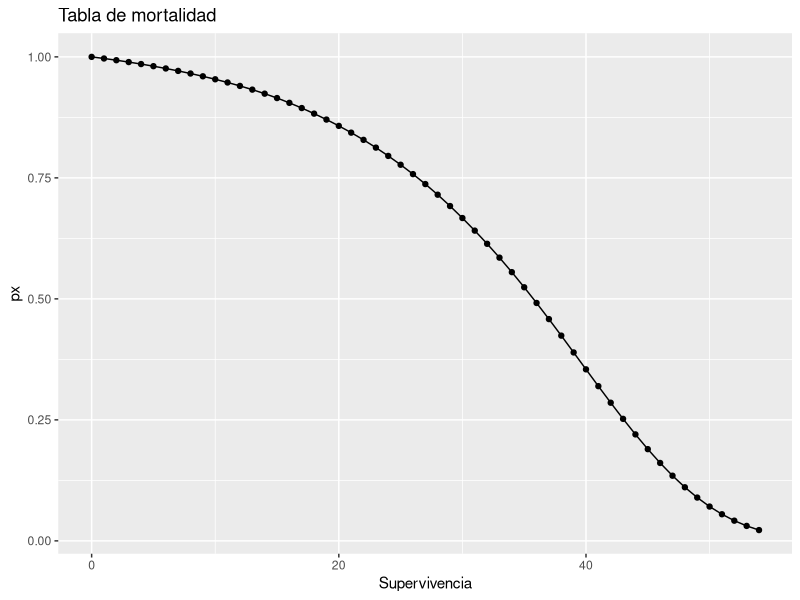
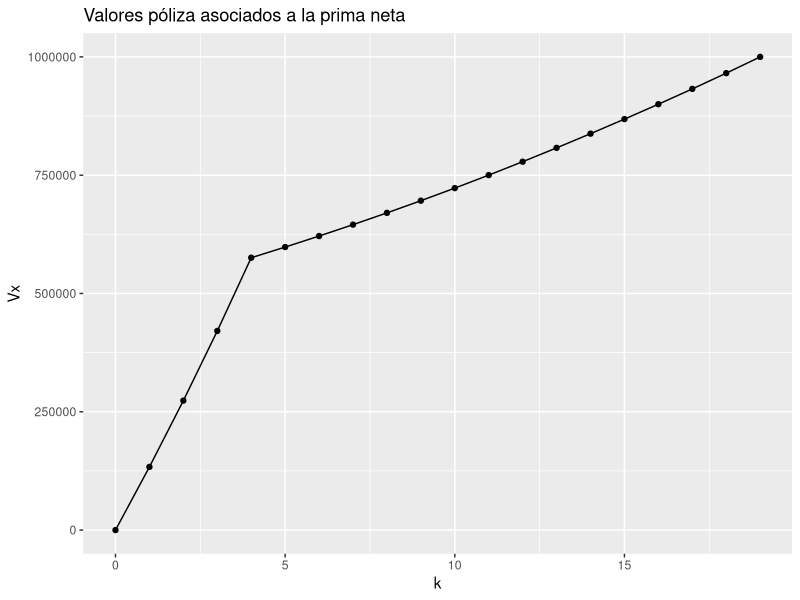
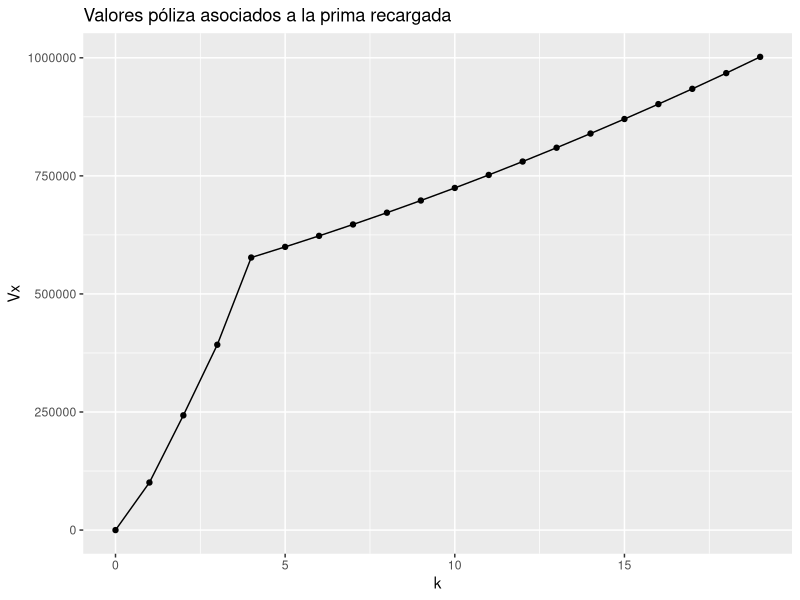
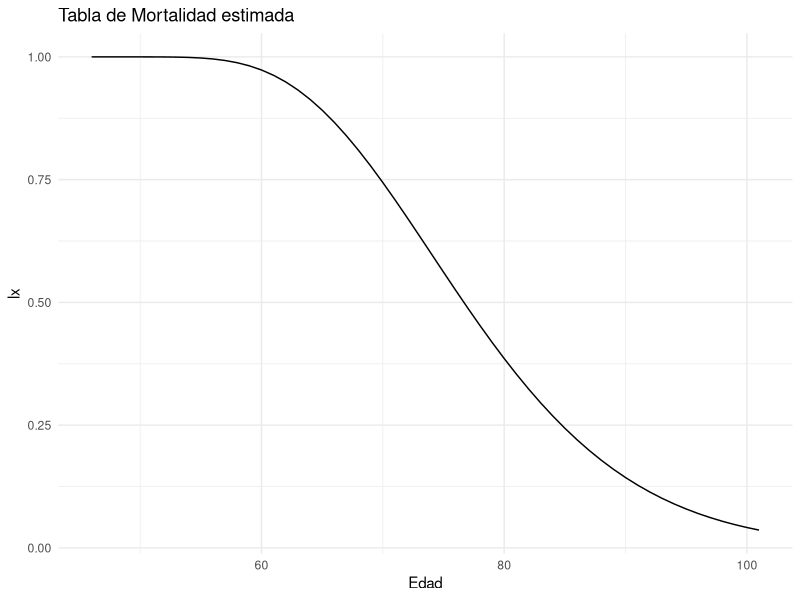

The R source for these figures, in order: (Note: this script raises an error after producing the figures.)
## ---- chunk 1
# Cargamos la libreria
library(readxl)
library(ggplot2)
library(dplyr)
library(tidyverse)

# SUPUESTOS PRINCIPALES (INPUT)
# 191654

# edad del asegurado
xEdad <- 16+30

#vigencia del seguro
n <- 19

#tasa de interes efectiva anual
itasaBase <- .05

#numero de primas anuales
mPrimas <- 4

# Sumas aseguradas
saMuerte <- 2000000
saSupervivencia <- 1000000

nCarteraAsegurados <- 100

# Leemos la tabla de mortalidad
tablaMortalidad <- read_excel("Tabla_mortalidad.xlsx")

tablaMortalidad <- tablaMortalidad |> 
  mutate(dx= c(tablaMortalidad$lx[1:(length(tablaMortalidad$lx)-1)]-tablaMortalidad$lx[2:length(tablaMortalidad$lx)],NA))

qTablaMortalidadGraf <- data.frame(px = numeric(length(tablaMortalidad$lx)-xEdad), kSuperv = numeric(length(tablaMortalidad$lx)-xEdad))


# Creamos la columna de supervivencia

for(i in (xEdad+1):length(tablaMortalidad$lx)){
  qTablaMortalidadGraf$px[i-xEdad] <- tablaMortalidad$lx[i]/tablaMortalidad$lx[xEdad+1] 
  qTablaMortalidadGraf$kSuperv[i-xEdad] <- i-xEdad-1
}


######-------------------------------------
#Regla de valores garantizados

# Hacemos función de valores garantizados

valoresGarantizados <- function(valorPoliza, kTemp){
  #Estoy tomando kTemp de referencia para indicar el año en curso anticipadamente
  if(kTemp %in% c(1,2)){
    resultado <- valorPoliza*.8
  }else if (kTemp >= 3 && kTemp <= mPrimas-1){
    resultado <- valorPoliza*.9
  } else {
    resultado <- 0
  }
  return(resultado)
}


## ---- chunk 2
              
# Graficamos la tabla de supervivencia

ggplot(qTablaMortalidadGraf, aes(x = kSuperv, y = px)) +
  geom_line() +
  geom_point() +
  labs(title = "Tabla de mortalidad", x = "Supervivencia", y = "px") 
## ---- chunk 3
# Funciones útiles para los siguientes cálculos

# Definición de más variables globales

v <- 1/(1+itasaBase)

# Cálculo de temporales

temporal <- function(edad, vigencia){
  resultado <- 0
  for (k in seq(0, vigencia-1, 1)){
    resultado <- resultado + v^(k+1)*(tablaMortalidad$dx[edad+k+1]/tablaMortalidad$lx[edad+1])
  }
  return(resultado)
}

anualidad <- function(edad, vigencia){
  resultado <- 0
  for (k in seq(0, vigencia-1, 1)){
    resultado <- resultado + v^(k)*(tablaMortalidad$lx[edad+k+1]/tablaMortalidad$lx[edad+1])
  }
  return(resultado)
}

dotal <- function(edad, vigencia){
  resultado <- v^(vigencia)*tablaMortalidad$lx[xEdad+vigencia+1]/tablaMortalidad$lx[xEdad+1]
  return(resultado)
}

valorPoliza <- function(kTemp, prima){
  resultado <- 0
  if(kTemp %in% c(1,2,3,4)){
    resultado <- (dotal(xEdad,kTemp)^(-1))*(prima*anualidad(xEdad,kTemp)-saMuerte*temporal(xEdad, kTemp))
  } 
  else if(kTemp >=5 && kTemp<=n){
    resultado <- (dotal(xEdad,kTemp)^(-1))*(prima*anualidad(xEdad,4)-saMuerte*temporal(xEdad, kTemp))}
  else{
    resultado <- 0
  }
}

valorPolizaRecargado <- function(kTemp, primaRecargada){
  resultado <- 0
  if(kTemp == 1){
    resultado <- (dotal(xEdad,kTemp)^(-1))*(-1000+.6*primaRecargada-(3000+1.003*saMuerte)*temporal(xEdad, kTemp))
  } 
  else if(kTemp %in% c(2,3)){
    resultado <- (dotal(xEdad,kTemp)^(-1))*(-1000+.6*primaRecargada+(-500+.8*primaRecargada)*(anualidad(xEdad, kTemp)-1)-(3000+1.003*saMuerte)*temporal(xEdad, kTemp))
  }
  else if(kTemp >=4 && kTemp<=n){
    resultado <- (dotal(xEdad,kTemp)^(-1))*(-1000+.6*primaRecargada+(-500+.8*primaRecargada)*(anualidad(xEdad, 3)-1)+(-100+.95*primaRecargada)*anualidad(xEdad+3, mPrimas-3)*dotal(xEdad, 3)-(3000+1.003*saMuerte)*temporal(xEdad, kTemp))
  }
  else{
    resultado <- 0
  }
  return (resultado)
}


## ---- chunk 4
# Cálculo de la prima neta

primaNeta <- (saMuerte*temporal(xEdad, n) + saSupervivencia*dotal(xEdad,n))/anualidad(xEdad, mPrimas)

## ---- chunk 5
# Cálculo de la prima recargada

primaRecargada <- ((3000+1.003*saMuerte)*temporal(xEdad, n) + (1000+1.001*saSupervivencia)*dotal(xEdad,n) + 1000 + 500*(anualidad(xEdad, 3)-1) + 100*anualidad(xEdad+3, mPrimas-3)*dotal(xEdad, 3))/(.6+.8*(anualidad(xEdad, 3)-1)+.95*anualidad(xEdad+3, mPrimas-3)*dotal(xEdad, 3))
## ---- chunk 6
# Cálculo de valores póliza asociados

# Creamos la tabla de valores póliza asociados a la prima neta

tablaValoresPolizaAsociados <- data.frame(k = numeric(n+1), Vx = numeric(n+1))

# Llenamos la tabla

for (k in seq(0, n, 1)){
  tablaValoresPolizaAsociados$Vx[k+1] <- valorPoliza(k, primaNeta)
  tablaValoresPolizaAsociados$k[k+1] <- k
}

#Mostramos la tabla

tablaValoresPolizaAsociados 


# Graficamos la tabla

ggplot(tablaValoresPolizaAsociados, aes(x = k, y = Vx)) +
  geom_line() +
  geom_point() +
  labs(title = "Valores póliza asociados a la prima neta", x = "k", y = "Vx") 

## ---- chunk 7

# Creamos la tabla de valores póliza asociados a la prima recargada

tablaValoresPolizaAsociadosRecargada <- data.frame(k = numeric(n+1), Vx = numeric(n+1))

# Llenamos la tabla

for (k in seq(0, n, 1)){
  tablaValoresPolizaAsociadosRecargada$Vx[k+1] <- valorPolizaRecargado(k, primaRecargada)
  tablaValoresPolizaAsociadosRecargada$k[k+1] <- k
}

#Mostramos la tabla

tablaValoresPolizaAsociadosRecargada


# Graficamos la tabla

ggplot(tablaValoresPolizaAsociadosRecargada, aes(x = k, y = Vx)) +
  geom_line() +
  geom_point() +
  labs(title = "Valores póliza asociados a la prima recargada", x = "k", y = "Vx") 

## ---- chunk 8
# Creamos la tabla de valores garantizados

tablaValoresGarantizados <- data.frame(k = numeric(3), Vx = numeric(3))

# Llenamos la tabla

for (k in seq(1, 3, 1)){
  tablaValoresGarantizados$Vx[k] <- valoresGarantizados(valorPoliza(k, primaNeta), k)
  tablaValoresGarantizados$k[k] <- k
}

#Mostramos la tabla

tablaValoresGarantizados

## ---- chunk 9
# Creamos la tabla de valores garantizados

tablaValoresGarantizadosRecargada <- data.frame(k = numeric(3), Vx = numeric(3))

# Llenamos la tabla

for (k in seq(1, 3, 1)){
  tablaValoresGarantizadosRecargada$Vx[k] <- valoresGarantizados(valorPolizaRecargado(k, primaNeta), k)
  tablaValoresGarantizadosRecargada$k[k] <- k
}

#Mostramos la tabla

tablaValoresGarantizadosRecargada

## ---- chunk 10

gastoPropPrima <- function(kTemp){
  #Es el complemento del ejerccio por cómo está configurado
  if(kTemp==1){
    resultado <- .6
  } else if(kTemp %in% c(2,3)){
    resultado <- .8
  }else if(kTemp>=4){
    resultado <- .95
  }
  return(resultado)
}
gastoFijoPrima <- function(kTemp){
    if(kTemp==1){
    resultado <- 1000
  } else if(kTemp %in% c(2,3)){
    resultado <- 500
  }else if(kTemp>=4){
    resultado <- 100
  }
  return(resultado)
}

desembolsoProp <- function(salida="Muerte"){
  if(salida =="Muerte"){
    resultado <- 1.003
  } else {
    resultado <- 1.001
  }
  return(resultado)
}
desembolsoFijo <- function(salida="Muerte"){
  if(salida =="Muerte"){
    resultado <- 3000
  } else {
    resultado <- 1000
  }
  return(resultado)
}


flujos_utilidad <- function(kTemp){
  #ktemo solo está entre 1 a n
  if (kTemp %in% c(1,2,3,4)){
    ingreso <- (gastoPropPrima(kTemp)*primaRecargada - gastoFijoPrima(kTemp) + tablaValoresPolizaAsociadosRecargada$Vx[kTemp])*(1+iTasaEstimada)*(tablaMortalidadEstimada$lx[xEdad+kTemp]/tablaMortalidadEstimada$lx[xEdad+1])
    } 
    else {
    ingreso <- tablaValoresPolizaAsociadosRecargada$Vx[kTemp]*(1+iTasaEstimada)*(tablaMortalidadEstimada$lx[xEdad+kTemp]/tablaMortalidadEstimada$lx[xEdad+1])
    }

    egreso <-(desembolsoFijo()+desembolsoProp()*saMuerte)*(tablaMortalidadEstimada$dx[xEdad+kTemp]/tablaMortalidadEstimada$lx[xEdad+1])

    reserva <- tablaValoresPolizaAsociadosRecargada$Vx[kTemp+1]*(tablaMortalidadEstimada$lx[xEdad+kTemp+1]/tablaMortalidadEstimada$lx[xEdad+1])

    resultado <- 100*round(ingreso-egreso-reserva, digits = 9)
    return(resultado)
}

#------ Tabla de Mortalidad Estimada
generate_mortality_table_gamma <- function(alpha, start_age = 46, l_start = 10000, max_age = 101, beta = 1/4) {
  # Vector de edades
  ages <- start_age:max_age
  
  # Calcula la función de supervivencia gamma para cada edad
  Sx <- 1 - pgamma(ages - start_age, shape = alpha, rate = beta)
  
  # Calcula lx basado en la función de supervivencia
  lx <- l_start * Sx
  
  # Calcula dx
  dx <- -c(diff(lx), NA) # Agregamos NA al final porque no hay dx para la última edad
  
  # Crear data.frame para la tabla de mortalidad
  mortality_table <- data.frame(Age = ages, lx = lx, dx = dx)
  
  # Agregar filas con NA hasta el inicio
  na_rows <- data.frame(Age = (0):(start_age-1), lx = rep(NA, start_age), dx = rep(NA, start_age))
  mortality_table <- rbind(na_rows, mortality_table)
  
  return(mortality_table)
}

## ---- chunk 11
iTasaEstimada <- .075
tablaMortalidadEstimada <- generate_mortality_table_gamma(8)

# Gráfico
ggplot(data = tablaMortalidadEstimada, aes(x = Age, y = lx/10000)) +
  geom_line(na.rm = TRUE) +
  labs(title = paste("Tabla de Mortalidad estimada"),
       x = "Edad",
       y = "lx") +
  theme_minimal()+
  coord_cartesian(xlim = c(46, max(tablaMortalidadEstimada$Age)))
## ---- chunk 12
iTasaEstimada <- .075
tablaMortalidadEstimada <- generate_mortality_table_gamma(8)

medidaVPN <- function(rCC=.16, iTasa=iTasaEstimada, tabla_Mortalidad=tablaMortalidadEstimada){
   #ktemo solo está entre 1 a n
    v <- 1/(1+rCC)
    resultado <- 0
    for (kTemp in seq(1,n,1)){
        resultado <- resultado + flujos_utilidad(kTemp, iTasa, tabla_Mortalidad)*v^(kTemp)
    }
    return(resultado)
}

## ---- chunk 13


medidaMU <- function(rCC=.16, iTasa=iTasaEstimada, tabla_Mortalidad=tablaMortalidadEstimada){
  v <- 1/(1+rCC)
  resultado <- 0
  for (kTemp in seq(1,mPrimas,1)){
    resultado <- resultado + primaRecargada*v^(kTemp-1)
  }
  return(medidaVPN(rCC, iTasaEstimada, tablaMortalidadEstimada)/(resultado*100))
}

## ---- chunk 14
rangoTasaInteres <- seq(.03, .1, .001)
tablaMortalidadEstimada <- generate_mortality_table_gamma(8)

rangoTasaInteresVPN <- c()
rangoTasaInteresMU <- c()

# Inicialización de vectores
rangoTasaInteresVPN <- numeric(length(rangoTasaInteres))
rangoTasaInteresMU <- numeric(length(rangoTasaInteres))

for (i in seq_along(rangoTasaInteres)){
  iTasaEstimada <- rangoTasaInteres[i]
  rangoTasaInteresVPN[i] <- medidaVPN()  
  rangoTasaInteresMU[i] <- medidaMU()    
}


# Para la gráfica de VPN vs tasa de interés
ggplot() +
  geom_line(aes(x = rangoTasaInteres, y = rangoTasaInteresVPN)) +
  geom_point(aes(x = rangoTasaInteres, y = rangoTasaInteresVPN)) +
  geom_vline(aes(xintercept = 0.075), linetype="dashed", color="blue") +
  geom_vline(aes(xintercept = 0.05), linetype="dashed", color="red") +
  annotate("text", x = 0.075, y = max(rangoTasaInteresVPN), label = "Tasa Estimada") +
  annotate("text", x = 0.05, y = max(rangoTasaInteresVPN), label = "Tasa Base") +
  labs(title = "VPN vs tasa de interés", x = "Tasa de interés", y = "VPN")

# Para la gráfica de MU vs tasa de interés
ggplot() +
  geom_line(aes(x = rangoTasaInteres, y = rangoTasaInteresMU)) +
  geom_point(aes(x = rangoTasaInteres, y = rangoTasaInteresMU)) +
  geom_vline(aes(xintercept = 0.075), linetype="dashed", color="blue") +
  geom_vline(aes(xintercept = 0.05), linetype="dashed", color="red") +
  annotate("text", x = 0.075, y = max(rangoTasaInteresMU), label = "Tasa Estimada") +
  annotate("text", x = 0.05, y = max(rangoTasaInteresMU), label = "Tasa Base") +
  labs(title = "MU vs tasa de interés", x = "Tasa de interés", y = "MU")


## ---- chunk 15


beta_const = 1/4 # Valor constante para el parámetro de tasa
alphas = c(5,6,7,8,9) # Diferentes valores para alpha

# Crear un dataframe con valores de x y las densidades para cada alpha
df <- data.frame(x = rep(seq(0, 55, length.out = 1000), length(alphas)))
df$y <- unlist(lapply(alphas, function(alpha) (1 - pgamma(df$x[1:1000], shape = alpha, rate = beta_const))))
df$alpha <- factor(rep(alphas, each = 1000), labels = paste("alpha =", alphas))

ggplot(df, aes(x=x, y=y, color=alpha)) +
  geom_line() +
  labs(title = "Función de Supervivencia Gamma variando alpha",
       x = "x",
       y = "S(x)",
       color = "Valor de Alpha") +
  theme_minimal()
## ---- chunk 16
iTasaEstimada <- .05
rangoTablaMortalidad <- seq(4,9,.1)

# Inicialización de vectores

rangoTablaMortalidadVPN <- numeric(length(rangoTablaMortalidad))

rangoTablaMortalidadMU <- numeric(length(rangoTablaMortalidad))

for (i in seq_along(rangoTablaMortalidad)){
  tablaMortalidadEstimada <- generate_mortality_table_gamma(rangoTablaMortalidad[i])
  rangoTablaMortalidadVPN[i] <- medidaVPN()  
  rangoTablaMortalidadMU[i] <- medidaMU()    
}

ggplot() +
  geom_line(aes(x = rangoTablaMortalidad, y = rangoTablaMortalidadVPN)) +
  geom_point(aes(x = rangoTablaMortalidad, y = rangoTablaMortalidadVPN)) +
  geom_vline(aes(xintercept = 8), linetype="dashed", color="blue") +
  annotate("text", x = 8, y = max(rangoTablaMortalidadVPN), label = "Tabla Estimada") +
  labs(title = "VPN vs tabla de mortalidad", x = "Tabla de mortalidad", y = "VPN")

ggplot() +
  geom_line(aes(x = rangoTablaMortalidad, y = rangoTablaMortalidadMU)) +
  geom_point(aes(x = rangoTablaMortalidad, y = rangoTablaMortalidadMU)) +
  geom_vline(aes(xintercept = 8), linetype="dashed", color="blue") +
  annotate("text", x = 8, y = max(rangoTablaMortalidadMU), label = "Tabla Estimada") +
  labs(title = "MU vs tabla de mortalidad", x = "Tabla de mortalidad", y = "MU")

## ---- chunk 17
escenarios <- c("Escenario 1", "Escenario 2", "Escenario 3", "Escenario 4")
medidasEscenarios <- c("VPN", "MU")

rangoEscenariosTasa <- c(.03, .05, .075, .1)

rangoEscenariosMortalidad <- c(4, 6.5, 8, 9)

# Crear una matriz con NA (puedes reemplazar NA con cualquier otro valor inicial si lo prefieres)
wide_matrix <- matrix(NA, nrow = length(escenarios), ncol = length(medidasEscenarios), dimnames = list(escenarios, medidasEscenarios))

# Iterar sobre cada fila y columna de la matriz
for (i in 1:nrow(wide_matrix)) {
  # Convertir el valor ingresado a numérico y asignarlo a la celda correspondiente
  iTasaEstimada <- rangoEscenariosTasa[i]
  tablaMortalidadEstimada <- generate_mortality_table_gamma(rangoEscenariosMortalidad[i])

  wide_matrix[i, 1] <- medidaVPN()
  wide_matrix[i, 2] <- medidaMU()
}

# Mostrar la matriz actualizada

print(wide_matrix)

## ---- chunk 18
library(truncnorm) # necesitarás esta biblioteca para generar números de una distribución normal truncada

set.seed(191654)

# Simulación de la tasa de interés
simulaciones_tasa_interes <- truncnorm::rtruncnorm(1000, a = 0, mean = 0.075, sd = 0.015) # Distribución normal truncada en 0

# Simulación de alpha para la tabla de mortalidad
simulaciones_alpha <- truncnorm::rtruncnorm(1000, a = 0, mean=8, sd = 1.5) # 

#funciones auxiliares

medidaVPNdf <- function(iTasaEstimada, tablaMortalidadEstimada){
   #ktemo solo está entre 1 a n
  iTasaEstimada <<- iTasaEstimada
  tablaMortalidadEstimada <<- generate_mortality_table_gamma(tablaMortalidadEstimada)
  resultado <- medidaVPN()
  return(resultado)
}

medidaMUdf <- function(iTasaEstimada, tablaMortalidadEstimada){
  iTasaEstimada <<- iTasaEstimada
  tablaMortalidadEstimada <<- generate_mortality_table_gamma(tablaMortalidadEstimada)
  resultado <- medidaMU()
  return(resultado)
}
# Crear un dataframe con las simulaciones
df_simulaciones <- data.frame(
  TasaEstimada = simulaciones_tasa_interes,
  AlphaEstimado = simulaciones_alpha
)

# Usar mutate para agregar las medidas VPN y MU al dataframe
df_resultados <- df_simulaciones %>%
  rowwise() %>%
  mutate(
    VPN = medidaVPNdf(TasaEstimada, AlphaEstimado),
    MU = medidaMUdf(TasaEstimada, AlphaEstimado)
  )

# Histograma para VPN
ggplot(df_resultados, aes(x=VPN)) + 
  geom_histogram(fill="steelblue", color="black", bins=50, alpha=0.7) + 
  labs(title="Histograma de VPN",
       x="Valor de VPN",
       y="Frecuencia") + 
  theme_minimal()

# Histograma para MU
ggplot(df_resultados, aes(x=MU)) + 
  geom_histogram(fill="steelblue", color="black", bins=50, alpha=0.7) + 
  labs(title="Histograma de MU",
       x="Valor de MU",
       y="Frecuencia") + 
  theme_minimal()

## ---- chunk 19
library(knitr)

# Calcular el promedio y desviación estándar
promedio_VPN <- mean(df_resultados$VPN)
desviacion_VPN <- sd(df_resultados$VPN)

promedio_MU <- mean(df_resultados$MU)
desviacion_MU <- sd(df_resultados$MU)

# Crear un dataframe con los resultados
df_resumen <- data.frame(
  Medida = c("VPN", "MU"),
  Promedio = c(promedio_VPN, promedio_MU),
  Desviacion_Estandar = c(desviacion_VPN, desviacion_MU)
)

# Imprimir la tabla en formato bonito
kable(df_resumen, caption = "Promedio y desviación estándar de las 1000 realizaciones de VPN y MU", digits = 4)

## ---- chunk 20
######-------------------------------------
#Valores observados

valoresObservados_tasaInteres <- read_excel("Valores observados.xlsx", sheet="Observados Promedio", range="A3:B28")

valoresObservados_costosPromedios <- read_excel("Valores observados.xlsx", sheet="Observados Promedio", range="D3:G29")

valoresObservados_carteraObservados <- read_excel("Valores observados.xlsx", sheet="Cartera Observados", range="A1:C101")

valoresObservados_qxPromedios <- read_excel("Valores observados.xlsx", sheet="Observados Promedio", range="I2:J103")

## ---- chunk 21
# Inicializar la función AssetShare
funcInteres <- function(kTemp){
  #kTemp solo puede ir de 0-24
  resultado <- valoresObservados_tasaInteres$'Tasa de interés efectiva anual'[kTemp+1]
  return(resultado)
}
primaPropCostos <- function(kTemp, prima){
  if(kTemp==0){
    resultado <- .6*prima
  } else if(kTemp %in% c(1,2)){
    resultado <- .8*prima}
  else if(kTemp>=3 && kTemp<=mPrimas-1){
    resultado <- .95*prima
  } else {
    resultado <- 0
  }
  return(resultado)
}
funcPrimaCostos <- function(kTemp, prima){
  if(kTemp<=mPrimas-1){
    resultado <- primaPropCostos(kTemp, prima)-valoresObservados_costosPromedios$'Costo Asociado a la Prima G'[kTemp+1]
  } else {
    resultado <- 0
  }
  return(resultado)
}

propLiquidacion <- function(kTemp){
  #kTemp es >=1
  #Se da vencidamente
  if(kTemp>=1 && kTemp<=n){
    resultado <- resultado <- 1.003*saMuerte
  } else {
    resultado <- 0
  }
 return(resultado)
}

funcMuerteCostos <- function(kTemp){
  #kTemp es >=1
  #Se da vencidamente
  if(kTemp>=1 && kTemp<=n){
    resultado <- propLiquidacion(kTemp)+valoresObservados_costosPromedios$'Costo Asociado a liquidación por Muerte'[kTemp+1]
  } else {
    resultado <- 0
  }
  return(resultado)
}

funcMortalidad <- function(kTemp){
  #kTemp es >=0
  resultado <- valoresObservados_qxPromedios$qx[xEdad+kTemp+1]
  return(resultado)
  
}

assetShare <- function(kTemp, funcInteres, funcPrimaCostos, funcMuerteCostos,funcMortalidad, prima){
  if(kTemp>=1 && kTemp<=n){
    assetShareAnterior <- assetShare(kTemp-1, funcInteres, funcPrimaCostos, funcMuerteCostos,funcMortalidad, prima)

    resultado <- ((assetShareAnterior+funcPrimaCostos(kTemp-1, primaRecargada))*(1+funcInteres(kTemp-1))-funcMortalidad(kTemp-1)*funcMuerteCostos(kTemp))/(1-funcMortalidad(kTemp-1))
  }
  else{
    resultado <- 0
  }
  return(resultado)
}

## ---- chunk 22
# Creamos los valores ASSETSHARE
library(kableExtra)


# Calcular los valores
kTemp_valores <- 0:19
assetShare_valores <- sapply(kTemp_valores, function(k) assetShare(k, funcInteres, funcPrimaCostos, funcMuerteCostos, funcMortalidad, primaRecargada))


# Crear un data.frame con los resultados
df <- data.frame(kTemp = kTemp_valores, assetShare = assetShare_valores)

print(df)



## ---- chunk 23
# Creamos los valores del fondo

# Calcular los valores

kTemp_valores <- 0:19

# Inicializa lx con un valor base de 100,000
lx <- numeric(length(valoresObservados_qxPromedios$qx) + 1)
lx[1] <- 100  # o el valor base que elijas

# Calcula los valores lx utilizando la relación con qx
for(i in 2:(length(lx))) {
  lx[i] <- lx[i-1] * (1 - valoresObservados_qxPromedios$qx[i-1])
}

# Almacenar los valores lx en un dataframe
df_lx <- data.frame(lx = lx)

# Multiplicar assetShare por l_x+k
df$fondo_total <- df$assetShare * df_lx$lx[(xEdad+1):(xEdad+n+1)]

# Ver el resultado
print(df)




## ---- chunk 24
utilidades <- (df$fondo_total/100-tablaValoresPolizaAsociadosRecargada$Vx)*(df_lx$lx[(xEdad+1):(xEdad+n+1)]/df_lx$lx[xEdad+1])

# Crear un dataframe con el vector de utilidades

df_utilidades <- data.frame(k = 0:(length(utilidades)-1), Utilidades = utilidades)

# Crear una tabla con kable

kable(df_utilidades, caption = "Utilidades por año", format = "latex", booktabs = TRUE)

## ---- chunk 25
medidaVPNFT <- function(rCC=.16){
   #ktemo solo está entre 1 a n
  v <- 1/(1+rCC)
  resultado <- 0
  for (kTemp in seq(1,n,1)){
    resultado <- resultado + (df_utilidades$Utilidades[kTemp+1]*v^(kTemp))
  }
  return(resultado)
}
## ---- chunk 26
# Cuidado con kTemp, está trasladado
medidaMUFT <- function(rCC=.16){
  v <- 1/(1+rCC)
  resultado <- 0
  for (kTemp in seq(1,mPrimas,1)){
    resultado <- resultado + primaRecargada*v^(kTemp-1)
  }
  return(medidaVPNFT()/resultado)
}
